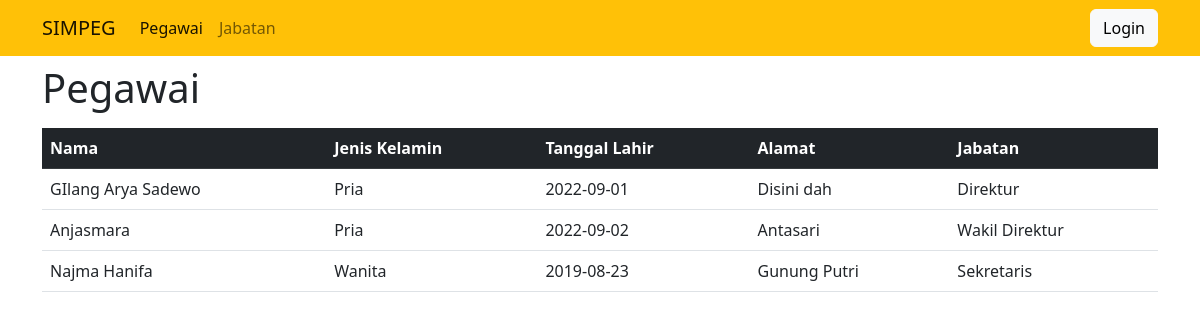
The page / on the database its author committed.
### tables this page shows
CREATE TABLE `pegawai` (
  `id_pegawai` int(11) NOT NULL,
  `nama` varchar(100) NOT NULL,
  `jenis_kelamin` varchar(6) NOT NULL,
  `tanggal_lahir` date NOT NULL,
  `alamat` text NOT NULL,
  `id_jabatan` int(11) NOT NULL
);

CREATE TABLE `jabatan` (
  `id_jabatan` int(11) NOT NULL,
  `jabatan` varchar(100) NOT NULL
);

### index.php (the view, shortened to what this page needs)
<?php include 'connect.php'; ?>
<!doctype html>
<html lang="en">
<head>
  <link href="https://cdn.jsdelivr.net/npm/bootstrap@5.2.0/dist/css/bootstrap.min.css" rel="stylesheet">
</head>
<body>
  <nav class="navbar navbar-expand-lg bg-warning">
    <div class="container-fluid container">
      <a class="navbar-brand">SIMPEG</a>
      <div class="collapse navbar-collapse" id="navbarSupportedContent">
        <ul class="navbar-nav me-auto mb-2 mb-lg-0">
          <li class="nav-item">
            <a class="nav-link active" aria-current="page" href="/PBWPRAKTIKUM">Pegawai</a>
          </li>
          <li class="nav-item">
            <a class="nav-link" href="/PBWPRAKTIKUM/jabatan/jabatan.php">Jabatan</a>
          </li>
        </ul>
        <?php if (empty($_SESSION['username'])) { ?>
          <a href="login-logout/formLogin.php" class="btn btn-light"> Login </a>
        <?php } else { ?>
          <a href="login-logout/logout.php" class="btn btn-danger">Logout</a>
        <?php } ?>
      </div>
    </div>
  </nav>
  <div class="container mt-2">
    <h1>Pegawai</h1>
    <table class="table mt-3">
      <thead class="table-dark">
        <tr>
          <th>Nama</th>
          <th>Jenis Kelamin</th>
          <th>Tanggal Lahir</th>
          <th>Alamat</th>
          <th>Jabatan</th>
        </tr>
      </thead>
      <tbody>
        <?php
        $sql = 'SELECT * FROM pegawai JOIN jabatan ON jabatan.id_jabatan = pegawai.id_jabatan';
        $query = mysqli_query($conn, $sql);
        while ($row = mysqli_fetch_object($query)) {
        ?>
          <tr>
            <td><?php echo $row->nama; ?> </td>
            <td><?php echo $row->jenis_kelamin; ?> </td>
            <td><?php echo $row->tanggal_lahir; ?> </td>
            <td><?php echo $row->alamat; ?> </td>
            <td><?php echo $row->jabatan; ?> </td>
          </tr>
        <?php
        }
        ?>
      </tbody>
    </table>
  </div>
</body>
</html>

### rows shown on the page
pegawai: nama "GIlang Arya Sadewo", jenis_kelamin "Pria", tanggal_lahir "2022-09-01", alamat "Disini dah", id_jabatan.jabatan "Direktur"
pegawai: nama "Anjasmara", jenis_kelamin "Pria", tanggal_lahir "2022-09-02", alamat "Antasari", id_jabatan.jabatan "Wakil Direktur"
pegawai: nama "Najma Hanifa", jenis_kelamin "Wanita", tanggal_lahir "2019-08-23", alamat "Gunung Putri", id_jabatan.jabatan "Sekretaris"
